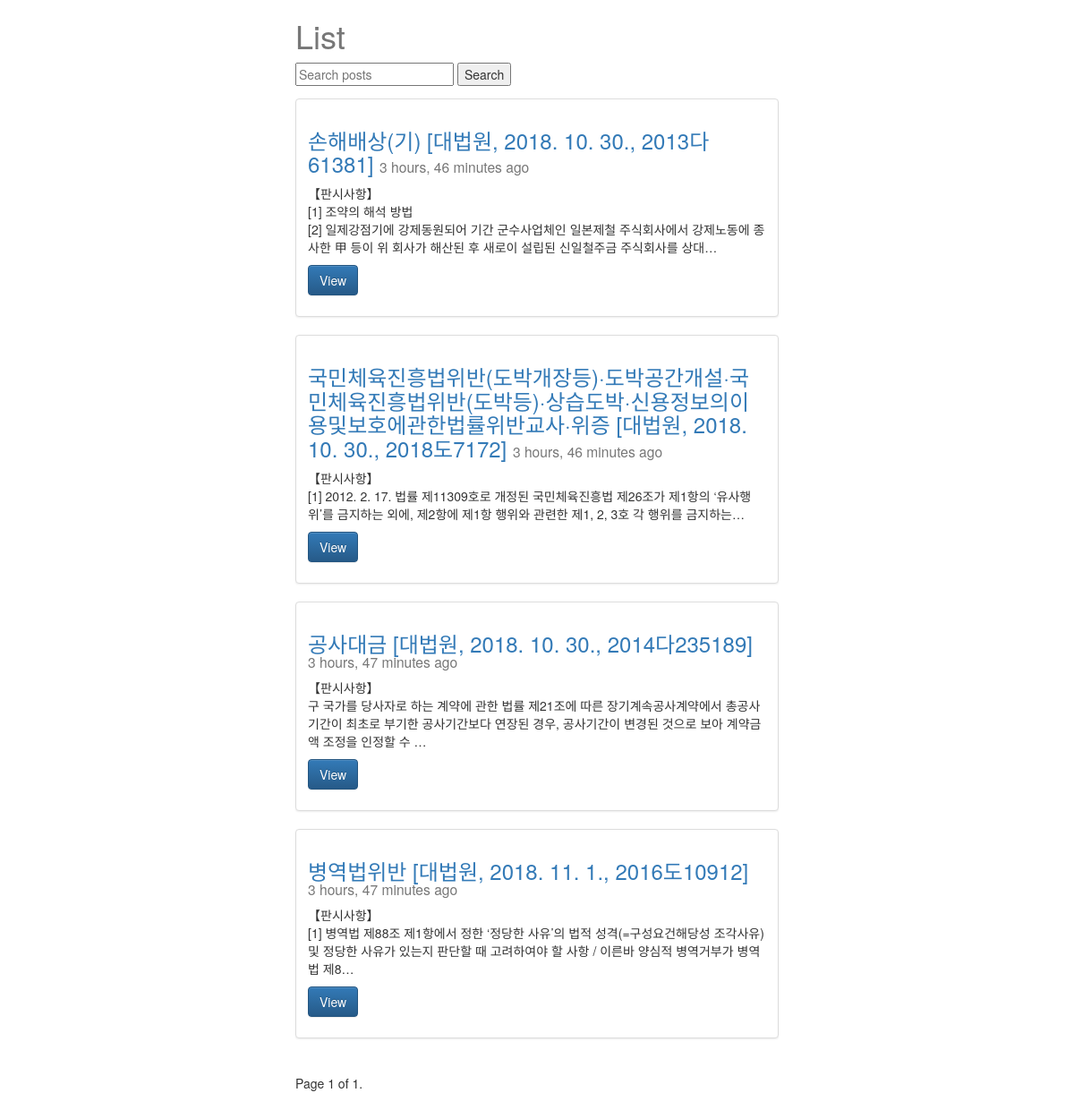
/posts/, run on the app's committed database.
### posts/models.py (models this page shows, shortened)
class Post(models.Model):
    title = models.CharField(max_length=120)
    image = models.ImageField(upload_to=upload_location,
            null=True, blank=True,
            width_field='width_field',
            height_field='height_field')
    height_field = models.IntegerField(default=0)
    width_field = models.IntegerField(default=0)
    content = models.TextField()
    updated = models.DateTimeField(auto_now=True, auto_now_add=False)
    timestamp = models.DateTimeField(auto_now=False, auto_now_add=True)
    def get_absolute_url(self):
        return reverse("posts:detail", kwargs={"id": self.id})
    class Meta:
        ordering = ["-timestamp", "-updated"]

### posts/views.py (the view)
def post_list(request):
	queryset_list = Post.objects.all() #.order_by("-timestamp")
	query = request.GET.get("q")
	if query:
		queryset_list = queryset_list.filter(
			Q(title__icontains=query)|
			Q(content__icontains=query)
			).distinct()
	paginator = Paginator(queryset_list, 10) # Show 25 contacts per page
	page_request_var = "page"
	page = request.GET.get(page_request_var)
	try:
		queryset = paginator.page(page)
	except PageNotAnInteger:
		queryset = paginator.page(1)
	except EmptyPage:
		queryset = paginator.page(paginator.num_pages)
	context = {
		"object_list": queryset,
		"title": "List",
		"page_request_var": page_request_var
	}
	return render(request, "post_list.html", context)

### templates/post_list.html (shortened to what this page needs)
{% extends "base.html" %}
{% block content %}
<div class='col-sm-6 col-sm-offset-3'>
    <h1>{{ title }}</h1>
<form method="GET" action="">
<input type="text" name="q" placeholder="Search posts" value="{{ request.GET.q }}" />
<input type="submit" value="Search" />
</form>
{% for obj in object_list %}
<div class="row">
  <div class="col-sm-12">
    <div class="thumbnail">
      <div class="caption">
        <h3><a href='{{ obj.get_absolute_url }}'>{{ obj.title }}</a> <small>{{ obj.timestamp|timesince }} ago</small></h3>
        <p>{{ obj.content|linebreaks|truncatechars:120 }}</p>
        <p><a href="{{ obj.get_absolute_url }}" class="btn btn-primary" role="button">View</a></p>
      </div>
    </div>
  </div>
</div>
{% endfor %}
<div class="pagination">
    <span class="step-links">
        <span class="current">
            Page {{ object_list.number }} of {{ object_list.paginator.num_pages }}.
        </span>
    </span>
</div>
</div>
{% endblock content %}

### templates/base.html (shortened to what this page needs)
{% load staticfiles %}
<html>
<head>
<link rel="stylesheet" href="https://maxcdn.bootstrapcdn.com/bootstrap/3.3.6/css/bootstrap.min.css">
<link rel="stylesheet" href="https://maxcdn.bootstrapcdn.com/bootstrap/3.3.6/css/bootstrap-theme.min.css">
<link rel='stylesheet' href='{% static "css/base.css" %}' />
</head>
<body>
<div class='container'>
{% block content %}{% endblock content %}
</div>
</body>
</html>

### static/css/base.css (style rules this page uses)
h1 { color: #777777; }

### data on the page
Post: title "손해배상(기) [대법원, 2018. 10. 30., 2013다61381]", timestamp "3 hours, 46 minutes", content "【판시사항】 [1] 조약의 해석 방법 [2] 일제강점기에 강제동원되어 기간 군수사업체인 일본제철 주식회사에서 강제노동에 종사한 甲 등이 위 회사가 해산된 후 새로이 설립된 신일철주금 주식회사를 상대…"
Post: title "국민체육진흥법위반(도박개장등)·도박공간개설·국민체육진흥법위반(도박등)·상습도박·신용정보의이용및보호에관한법률위반교사·위증 [대법원, 2018. 10. 30., 2018도7172]", timestamp "3 hours, 46 minutes", content "【판시사항】 [1] 2012. 2. 17. 법률 제11309호로 개정된 국민체육진흥법 제26조가 제1항의 ‘유사행위’를 금지하는 외에, 제2항에 제1항 행위와 관련한 제1, 2, 3호 각 행위를 금지하는…"
Post: title "공사대금 [대법원, 2018. 10. 30., 2014다235189]", timestamp "3 hours, 47 minutes", content "【판시사항】 구 국가를 당사자로 하는 계약에 관한 법률 제21조에 따른 장기계속공사계약에서 총공사기간이 최초로 부기한 공사기간보다 연장된 경우, 공사기간이 변경된 것으로 보아 계약금액 조정을 인정할 수 …"
Post: title "병역법위반 [대법원, 2018. 11. 1., 2016도10912]", timestamp "3 hours, 47 minutes", content "【판시사항】 [1] 병역법 제88조 제1항에서 정한 ‘정당한 사유’의 법적 성격(=구성요건해당성 조각사유) 및 정당한 사유가 있는지 판단할 때 고려하여야 할 사항 / 이른바 양심적 병역거부가 병역법 제8…"

### other printed values
{{ title }} "List"
{{ object_list.number }} "1"
{{ object_list.paginator.num_pages }} "1"
